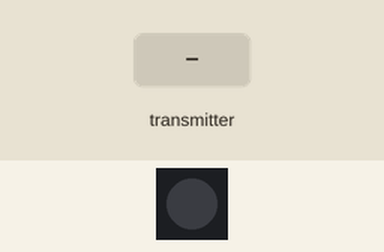
The sketch below on a simulated ATtiny85, built with avr-gcc and run on an emulated ATtiny85. Shown: 1 RGB LEDs in strip order, left to right. The test bench sets the inputs (shaded band). Dim RGB values are drawn brighter than linear; no radio packets arrive unless stated.

Above: at 1.2 s.
1.3 s: the transmitter starts sending receivedData.0 = 0
2.8 s: the transmitter starts sending receivedData.1 = 64
At 3.5 s:
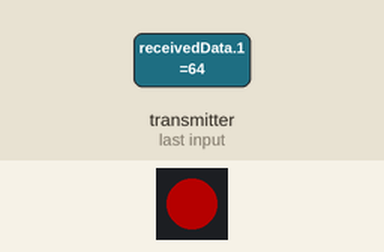
4.3 s: the transmitter starts sending receivedData.2 = 64
At 4.9 s:
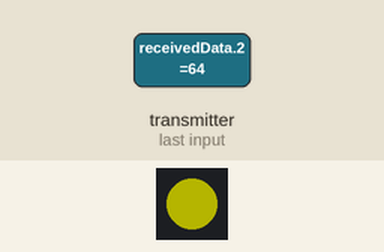
5.9 s: the transmitter starts sending receivedData.3 = 64
At 7.0 s:
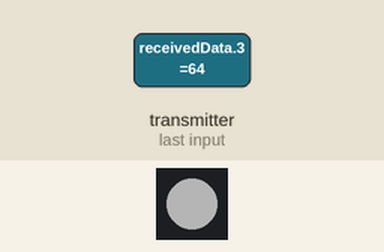
7.4 s: the transmitter starts sending receivedData.1 = 0
At 8.5 s:
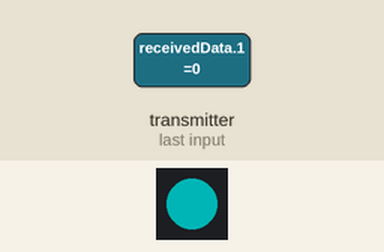
8.9 s: the transmitter starts sending receivedData.2 = 0
At 10.2 s:
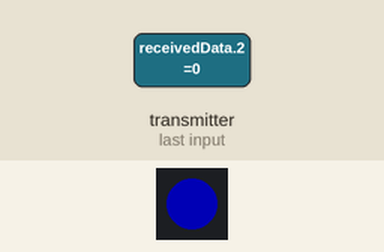
Timing chart, 0 to 11.4 s (numbered marks = the images above; inputs shaded):
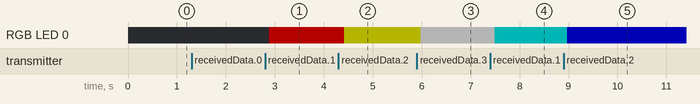

The sketch:

wirelessPixel.ino.ino
```cpp
// Include these libraries
#include "RF24.h"
#include "FastLED.h"
#include "SoftwareSerial.h"
SoftwareSerial mySerial(-1,3);

// Define LED, CE and CSN pin values for ATtiny85
#define LED_PIN 4 //Physical pin 1
#define CE_PIN 3 //Physical pin 2
#define CSN_PIN 3 //Physical pin 3

// Define the number of LEDs
#define NUM_LEDS 1 //How many LEDs are we driving

// Define the pixel address (an integer where 0 addresses all pixels, and 1-255 addresses individual pixels)
int pixelAddress = 2;

// Define the array of leds
CRGB leds[NUM_LEDS];

// Define the radio object
RF24 radio(CE_PIN, CSN_PIN);

// Define radio addresses - this is an array of addresses, each address can be 40bits (5bytes) long so why are they 6 bytes in the example?
byte addresses[][6] = {"PIPE1","PIPE2"};

byte receivedData[5] = {0,0,0,0,0}; // Array to hold data received by radio

bool processLEDData = false;

void setup() {

  mySerial.begin( 9600 );
  mySerial.println("Starting setup");

  // Setup and configure rf radio
  radio.begin(); // Start up the radio
  //radio.setAutoAck(1); // Ensure autoACK is enabled //enabled by default so this is redundant
  radio.setRetries(15,15); // Max delay between retries & number of retries //defaults are setRetries(5,15); (Line 635 RF24.cpp)
  radio.openWritingPipe(addresses[1]); // Write to device address '2' //void openWritingPipe (uint64_t address)
  radio.openReadingPipe(1,addresses[0]); // Read on pipe 1 for device address '1' //void openReadingPipe (uint8_t number, uint64_t address)
  radio.startListening(); // Start listening
  //radio.printDetails(); //Does this output debug to software serial? Nope :( How do we define where this prints to?
  // Setup LED
  // Choose your LED type - most likey it will be WS2812B
  // but am including a few others for convenience as they
  // might work as well.
  FastLED.addLeds<WS2811, LED_PIN, RGB>(leds, NUM_LEDS);
  //FastLED.addLeds<WS2812, LED_PIN, RGB>(leds, NUM_LEDS);
  //FastLED.addLeds<WS2812B, LED_PIN, RGB>(leds, NUM_LEDS);
  //FastLED.addLeds<NEOPIXEL, LED_PIN>(leds, NUM_LEDS);
  mySerial.println("Setup complete");


}

void loop() {

  unsigned long started_waiting_at = micros(); // Set up a timeout period, get the current microseconds
  boolean timeout = false; // Set up a variable to indicate if a response was received or not

  while( !radio.available() ) // While nothing is received
  {
    //mySerial.println("Nothing received");
    if (micros() - started_waiting_at > 200000 ) // If waited longer than 200ms, indicate timeout and exit while loop
    {
      timeout = true;
      //mySerial.println("Timing out");
      break;
    }

  }


  if ( !timeout )
  {
    //mySerial.println("Received something...");
    radio.read( &receivedData, sizeof(receivedData) );
    for(int i=0; i < 5; i++)
    {
      mySerial.print(i);
      mySerial.print(":");
      mySerial.println(receivedData[i]);
    }
    processLEDData = true;

  }

  if (receivedData[4] == pixelAddress || receivedData[4] == 0 && processLEDData) //if the address received matches our assigned address or the default address, set the pixel to the received values
  {
    //byte receivedData[4] = {100,100,100,0};
    mySerial.println("Setting the LED to received values...");
    // Turn the LED on
    leds[0].red = receivedData[1];
    leds[0].green = receivedData[2];
    leds[0].blue = receivedData[3];
    FastLED.show();
    processLEDData = false;
  }
  //delay(50);

  //leds[0] = CRGB::Blue;
  //FastLED.show();
  //delay(500);

  // Turn the LED off
  //leds[0] = CRGB::Black;
  //FastLED.show();
  //delay(500);

}
```

Measured:
- after the input at 2.8 s, RGB LED 0: off → RGB(64, 0, 0) after 0.08 s
- after the input at 4.3 s, RGB LED 0: RGB(64, 0, 0) → RGB(64, 64, 0) after 0.12 s
- after the input at 5.9 s, RGB LED 0: RGB(64, 64, 0) → RGB(64, 64, 64) after 0.08 s
- after the input at 7.4 s, RGB LED 0: RGB(64, 64, 64) → RGB(0, 64, 64) after 0.09 s
- after the input at 8.9 s, RGB LED 0: RGB(0, 64, 64) → RGB(0, 0, 64) after 0.08 s
